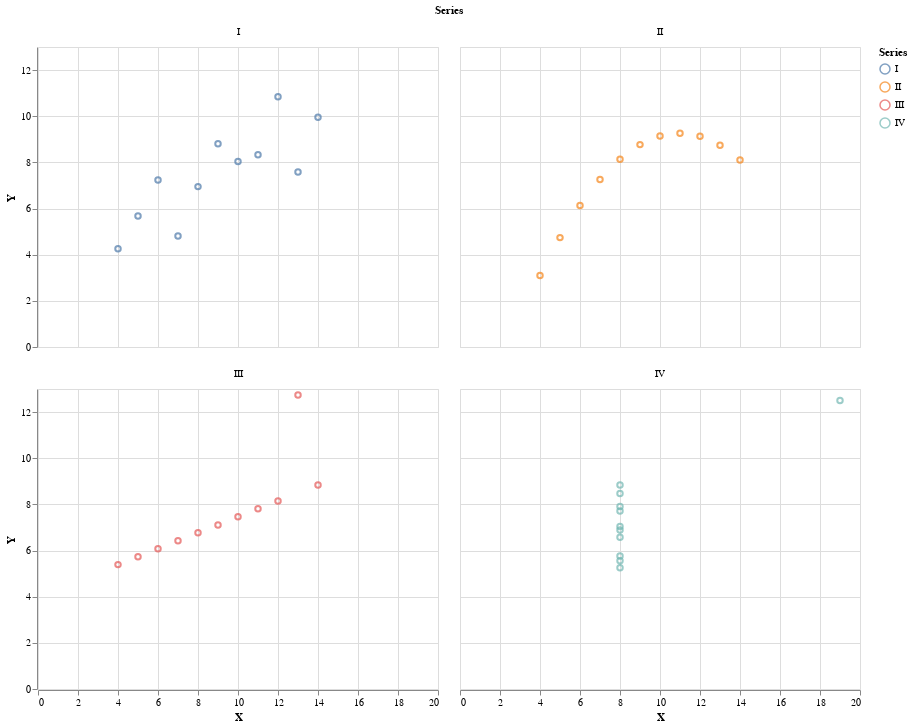

Notebook code cell kept with this figure:
### Code cell
alt.Chart(source).mark_point().encode(
    x=x,
    y=y,
    color=color,
    tooltip=(x,y)
).interactive().facet("Series", columns=2)

### Figure 1 — Vega-Lite specification as saved in the notebook (floating-point values rounded to 4 significant figures)
{"config": {"view": {"continuousWidth": 400, "continuousHeight": 300}}, "data": {"name": "data-3d23a3381c61efd5a9c7a8abc82c6d65"}, "facet": {"field": "Series", "type": "nominal"}, "spec": {"mark": "point", "encoding": {"color": {"field": "Series", "type": "nominal"}, "tooltip": [{"field": "X", "type": "quantitative"}, {"field": "Y", "type": "quantitative"}], "x": {"field": "X", "type": "quantitative"}, "y": {"field": "Y", "type": "quantitative"}}, "selection": {"selector009": {"type": "interval", "bind": "scales", "encodings": ["x", "y"]}}}, "columns": 2, "$schema": "https://vega.github.io/schema/vega-lite/v4.17.0.json", "datasets": {"data-3d23a3381c61efd5a9c7a8abc82c6d65": [{"Series": "I", "X": 10, "Y": 8.04}, {"Series": "I", "X": 8, "Y": 6.95}, {"Series": "I", "X": 13, "Y": 7.58}, {"Series": "I", "X": 9, "Y": 8.81}, {"Series": "I", "X": 11, "Y": 8.33}, {"Series": "I", "X": 14, "Y": 9.96}, {"Series": "I", "X": 6, "Y": 7.24}, {"Series": "I", "X": 4, "Y": 4.26}, {"Series": "I", "X": 12, "Y": 10.84}, {"Series": "I", "X": 7, "Y": 4.81}, {"Series": "I", "X": 5, "Y": 5.68}, {"Series": "II", "X": 10, "Y": 9.14}, {"Series": "II", "X": 8, "Y": 8.14}, {"Series": "II", "X": 13, "Y": 8.74}, {"Series": "II", "X": 9, "Y": 8.77}, {"Series": "II", "X": 11, "Y": 9.26}, {"Series": "II", "X": 14, "Y": 8.1}, {"Series": "II", "X": 6, "Y": 6.13}, {"Series": "II", "X": 4, "Y": 3.1}, {"Series": "II", "X": 12, "Y": 9.13}, {"Series": "II", "X": 7, "Y": 7.26}, {"Series": "II", "X": 5, "Y": 4.74}, {"Series": "III", "X": 10, "Y": 7.46}, {"Series": "III", "X": 8, "Y": 6.77}, {"Series": "III", "X": 13, "Y": 12.74}, {"Series": "III", "X": 9, "Y": 7.11}, {"Series": "III", "X": 11, "Y": 7.81}, {"Series": "III", "X": 14, "Y": 8.84}, {"Series": "III", "X": 6, "Y": 6.08}, {"Series": "III", "X": 4, "Y": 5.39}, {"Series": "III", "X": 12, "Y": 8.15}, {"Series": "III", "X": 7, "Y": 6.42}, {"Series": "III", "X": 5, "Y": 5.73}, {"Series": "IV", "X": 8, "Y": 6.58}, {"Series": "IV", "X": 8, "Y": 5.76}, {"Series": "IV", "X": 8, "Y": 7.71}, {"Series": "IV", "X": 8, "Y": 8.84}, {"Series": "IV", "X": 8, "Y": 8.47}, {"Series": "IV", "X": 8, "Y": 7.04}, {"Series": "IV", "X": 8, "Y": 5.25}, {"Series": "IV", "X": 19, "Y": 12.5}, {"Series": "IV", "X": 8, "Y": 5.56}, {"Series": "IV", "X": 8, "Y": 7.91}, {"Series": "IV", "X": 8, "Y": 6.89}]}}
